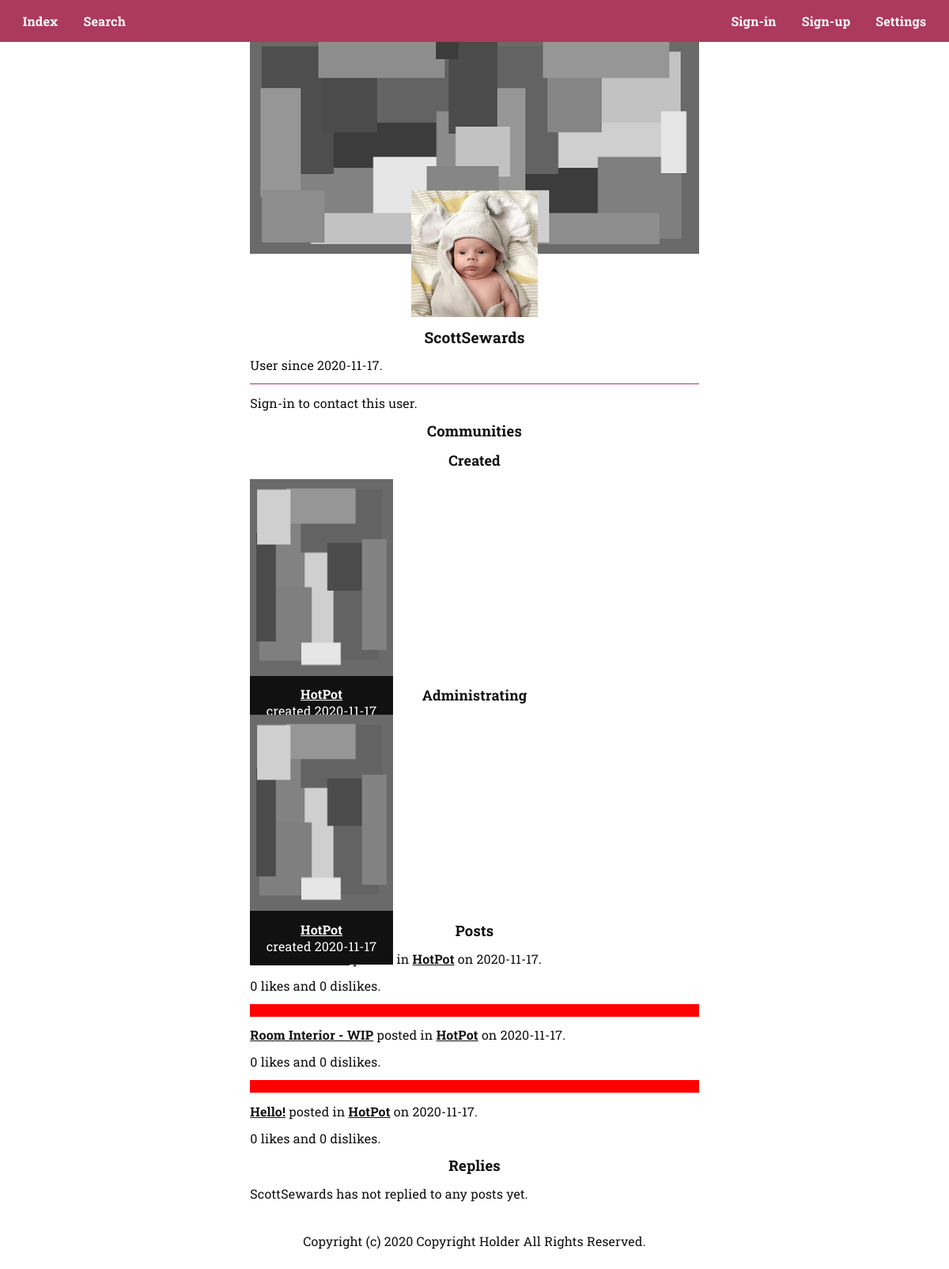
Page /user.php?name=ScottSewards on the earlier database version.
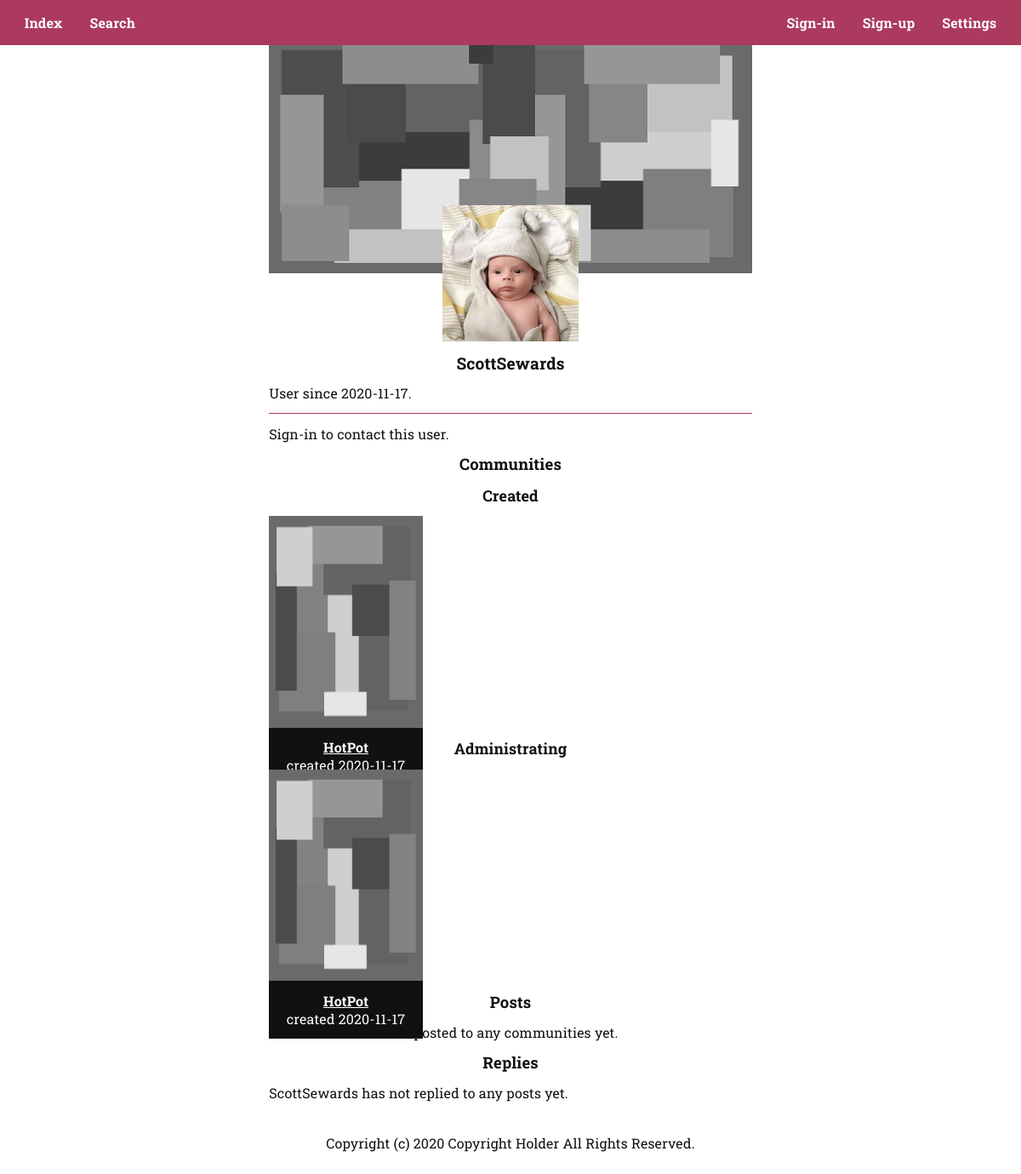
Same page on the later database version.
### tables this page shows
CREATE TABLE `communities` (
  `id` int(11) NOT NULL,
  `created` date NOT NULL DEFAULT current_timestamp(),
  `created_by` int(11) NOT NULL,
  `admin` int(11) NOT NULL,
  `name` text NOT NULL,
  `description` text NOT NULL,
  `picture` text NOT NULL DEFAULT 'images/picture.png',
  `banner` text NOT NULL DEFAULT 'images/banner.png',
  `subscribers` int(11) NOT NULL DEFAULT 0
);

CREATE TABLE `posts` (
  `id` int(11) NOT NULL,
  `posted` date NOT NULL DEFAULT current_timestamp(),
  `posted_by` int(11) NOT NULL,
  `posted_in` text NOT NULL,
  `title` text NOT NULL,
  `content` text NOT NULL,
  `likes` int(11) NOT NULL DEFAULT 0,
  `dislikes` int(11) NOT NULL DEFAULT 0
);

### user.php (the view, shortened to what the changed rows need)
<?php
require_once("head.php");
$name = $_GET["name"];
$select = mysqli_query($connection, "SELECT * FROM users WHERE name='{$name}'");
if(mysqli_num_rows($select) == "1") {
  $fetch = mysqli_fetch_array($select);
  $id = $fetch["id"];
} else {
  mysqli_close($connection);
  redirect("404.html");
}
?>
<main>
  <section>
    <h1><?php echo $name; ?></h1>
  </section>
  <section id='communities'>
    <h2>Communities</h2>
    <article id='communities-created'>
      <?php
      $select_created_communities = mysqli_query($connection, "SELECT * FROM communities WHERE created_by='{$id}' ORDER BY id DESC");
      if(mysqli_num_rows($select_created_communities) > "0") {
        echo "<div class='communities'>";
        while($fetch_created_communities = mysqli_fetch_array($select_created_communities)) {
          $created_community_created = $fetch_created_communities["created"];
          $created_community_name = $fetch_created_communities["name"];
          $created_community_picture = $fetch_created_communities["picture"];
          echo "
          <div class='community'>
            <img src='{$created_community_picture}' alt='Picture for {$created_community_name}' height='100%' width='100%'/>
            <div class='meta'>
              <span><a href='community.php?name={$created_community_name}'>{$created_community_name}</a></span>
              <span>created {$created_community_created}</span>
            </div>
          </div>";
        }
        echo "</div>";
      } else echo "<p>{$name} has not created any communities yet.</p>";
      ?>
    </article>
    <?php
    $select_administrating_communities = mysqli_query($connection, "SELECT * FROM communities WHERE admin='{$id}' ORDER BY id DESC");
    if(mysqli_num_rows($select_administrating_communities) > "0") {
      echo "<div class='communities'>";
      while($fetch_administrating_communities = mysqli_fetch_array($select_administrating_communities)) {
        $administrating_community_created = $fetch_administrating_communities["created"];
        $administrating_community_name = $fetch_administrating_communities["name"];
        $administrating_community_picture = $fetch_administrating_communities["picture"];
        echo "
        <div class='community'>
          <img src='{$administrating_community_picture}' alt='Picture for {$administrating_community_picture}' height='100%' width='100%'/>
          <div class='meta'>
            <span><a href='community.php?name={$administrating_community_name}'>{$administrating_community_name}</a></span>
            <span>created {$administrating_community_created}</span>
          </div>
        </div>";
      }
      echo "</div>";
    } else echo "<p>{$name} is not admin for any communities yet.</p>";
    ?>
  </section>
  <section id='posts'>
    <h2>Posts</h2>
    <?php
    $select_posts = mysqli_query($connection, "SELECT * FROM posts WHERE posted_by='{$id}' ORDER BY id DESC");
    if(mysqli_num_rows($select_posts) > "0") {
      echo "<div class='posts'>";
      while($fetch_post = mysqli_fetch_array($select_posts)) {
        $posted = $fetch_post["posted"];
        $posted_in = $fetch_post["posted_in"];
        $select_posted_in = mysqli_query($connection, "SELECT name FROM communities WHERE id='{$posted_in}'");
        $fetch_posted_by = mysqli_fetch_array($select_posted_in);
        $posted_in = $fetch_posted_by["name"];
        $title = $fetch_post["title"];
        $likes = $fetch_post["likes"];
        $dislikes = $fetch_post["dislikes"];
        echo "
        <div class='post'>
          <p><a href='post.php?title={$title}'>{$title}</a> posted in <a href='community.php?name={$posted_in}'>{$posted_in}</a> on {$posted}.</p>
          <p>{$likes} likes and {$dislikes} dislikes.</p>
        </div>";
      }
      echo "</div>";
    } else echo "<p>{$name} has not posted to any communities yet.</p>";
    ?>
  </section>
  <section id='replies'>
    <h2>Replies</h2>
  </section>
</main>
<?php
require_once("foot.php");
?>

Differences in the rows shown:
removed posts: title "Victorian House", communities.name "HotPot", posted "2020-11-17", likes "0", dislikes "0"
removed posts: title "Room Interior - WIP", communities.name "HotPot", posted "2020-11-17", likes "0", dislikes "0"
removed posts: title "Hello!", communities.name "HotPot", posted "2020-11-17", likes "0", dislikes "0"
Other differences:
$name: (not shown) → "ScottSewards"
text now shown: "has not posted to any communities yet."
